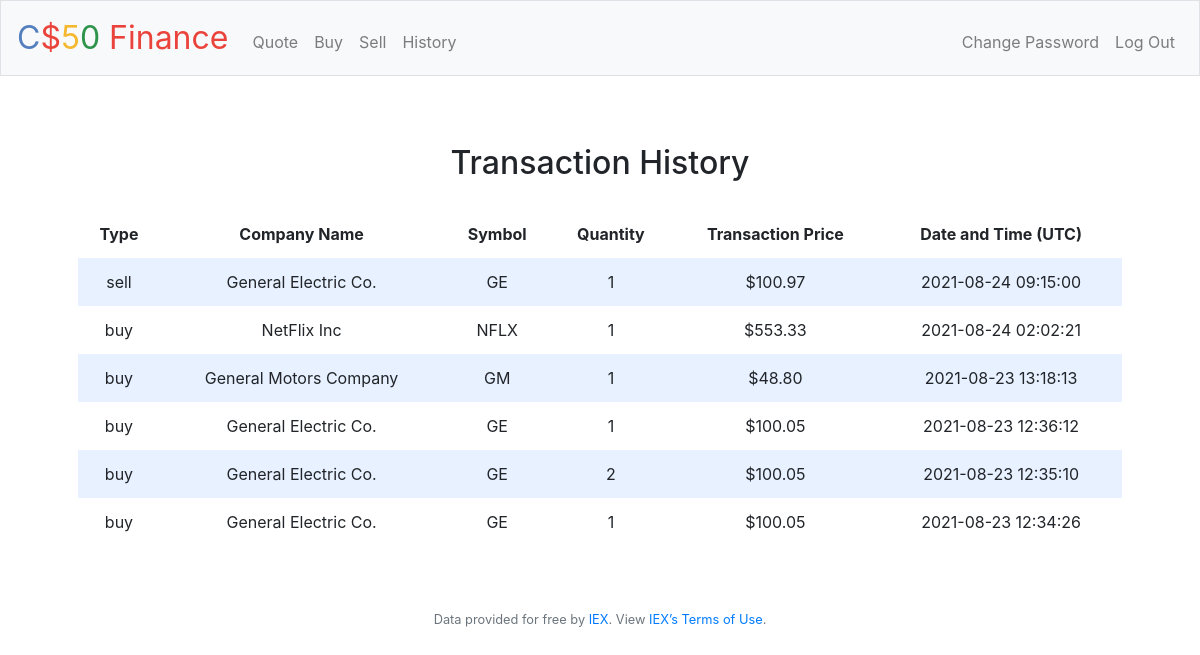
Screenshot of /history (signed in) with the database file from the repository.
### tables this page shows
CREATE TABLE transactions (
user_id INTEGER NOT NULL,
trans_id INTEGER NOT NULL,
company TEXT NOT NULL,
symbol TEXT NOT NULL,
price NUMERIC,
quantity NUMERIC NOT NULL,
type TEXT NOT NULL,
datetime TEXT NOT NULL,
PRIMARY KEY (trans_id),
FOREIGN KEY (user_id) REFERENCES users(id)
);

### application.py (the view)
@app.route("/history")
@login_required
def history():
    if request.method == "GET":
        data = {}
        transactions = db.execute("SELECT trans_id, type, company, symbol, quantity, price, datetime FROM transactions WHERE user_id = ? ORDER BY trans_id DESC",
                                  session["user_id"])
        for t in transactions:
            type, company, symbol = t["type"], t["company"], t["symbol"].upper()
            quantity, price, datetime = t["quantity"], t["price"], t["datetime"]
            id = t["trans_id"]
            data[id] = (type, company, symbol, quantity, price, datetime)
        return render_template("history.html", data=data)
    else:
        return redirect("/")

### application.py (called while the page is built)
@app.after_request
def after_request(response):
    response.headers["Cache-Control"] = "no-cache, no-store, must-revalidate"
    response.headers["Expires"] = 0
    response.headers["Pragma"] = "no-cache"
    return response

### helpers.py (called while the page is built)
def login_required(f):
    @wraps(f)
    def decorated_function(*args, **kwargs):
        if session.get("user_id") is None:
            return redirect("/login")
        return f(*args, **kwargs)
    return decorated_function

def usd(value):
    return f"${value:,.2f}"

### templates/history.html (shortened to what this page needs)
{% extends "layout.html" %}
{% block main %}
    <h2 style="padding: 20px;">Transaction History</h2>
    <table>
        <thead>
            <tr>
                <th>Type</th>
                <th>Company Name</th>
                <th>Symbol</th>
                <th>Quantity</th>
                <th>Transaction Price</th>
                <th>Date and Time (UTC)</th>
            </tr>
        </thead>
        <tbody>
            {% for id, values in data.items() %}
            <tr>
                <td>{{ values[0] }}</td>
                <td>{{ values[1] }}</td>
                <td>{{ values[2] }}</td>
                <td>{{ values[3] }}</td>
                <td>{{ values[4] | usd }}</td>
                <td>{{ values[5] }}</td>
            </tr>
            {% endfor %}
        </tbody>
    </table>
{% endblock %}

### static/styles.css (style rules this page uses)
table { background-color: transparent; margin-bottom: 1rem; width: 100%; }
table th, table td { padding: 0.75rem; vertical-align: middle; }
tbody tr:nth-of-type(odd) { background-color: rgb(179, 208, 255, 0.3) }

### rows the page displays
transactions: type "sell", company "General Electric Co.", price "$100.97", datetime "2021-08-24 09:15:00"
transactions: type "buy", company "NetFlix Inc", symbol "NFLX", values "1", price "$553.33", datetime "2021-08-24 02:02:21"
transactions: type "buy", company "General Motors Company", price "$48.80", datetime "2021-08-23 13:18:13"
transactions: type "buy", company "General Electric Co.", price "$100.05", datetime "2021-08-23 12:36:12"
transactions: type "buy", company "General Electric Co.", price "$100.05", datetime "2021-08-23 12:35:10"
transactions: type "buy", company "General Electric Co.", price "$100.05", datetime "2021-08-23 12:34:26"

### other values shown
{{ values[2] }} "GE" "GM" "GE" "GE" "GE"
{{ values[3] }} "1" "1" "1" "2" "1"
